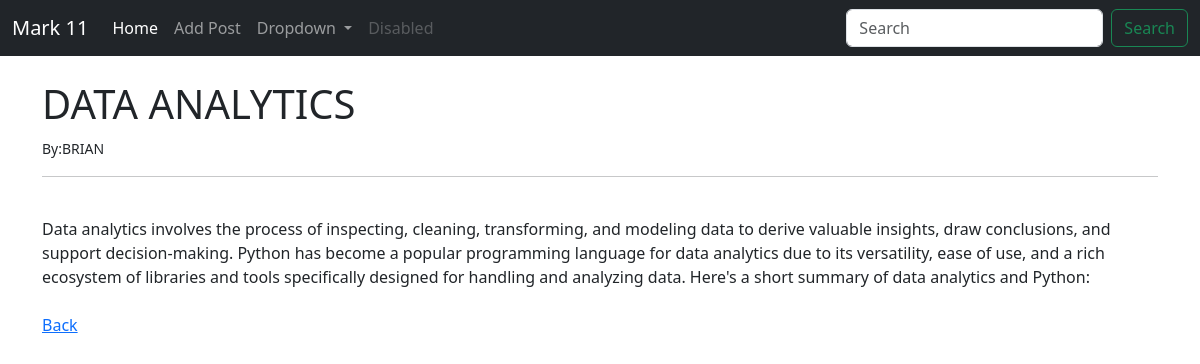
Page /article/3 on the committed database.
### theblog/models.py (models this page shows, shortened)
class Post(models.Model):
	title=models.CharField(max_length=255)
	title_tag=models.CharField(max_length=255, default="Mark 11 blog")
	author=models.ForeignKey(User, on_delete=models.CASCADE)
	body=models.TextField()

### theblog/views.py (the view)
# urls.py: path('article/<int:pk>',ArticleDetailView.as_view(), name='article-details'),
class ArticleDetailView(DetailView):
	model=Post
	template_name='article_details.html'

### theblog/templates/article_details.html (shortened to what this page needs)
{% extends 'base.html' %}
{% block content %}
<h1>{{post.title}}</h1>
<small> By:{{post.author.first_name}}{{post.author.name_name}}</small><br/>
<hr>
<br/>
{{post.body}}
<br/><br/>
<a href="{% url 'home'%}">Back</a>
{% endblock %}

### rows in the picture
Post: title "DATA ANALYTICS", author.first_name "BRIAN", body "Data analytics involves the process of inspecting, cleaning, transforming, and modeling data to derive valuable insights, draw conclusions, and support decision-making. Python has become a popular programming language for data analytics due to its versatility, ease of use, and a rich ecosystem of libraries and tools specifically designed for handling and analyzing data. Here's a short summary of data analytics and Python:"
